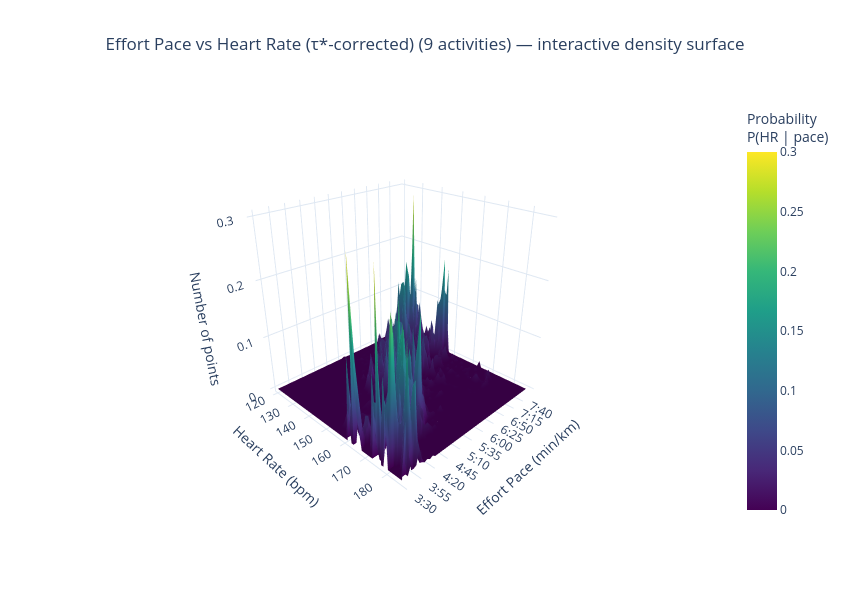

The cell this chart's notebook holds for it:
### Code cell
# ── Scatter plot parameters — adjust as needed ──────────────────────────────
pace_min = 3.5- 1/24
pace_max = 8
pace_bin = 1/12
abrupt_n = 30
abrupt_x = 100.0   # set lower (e.g. 20.0) to actively filter abrupt pace changes
# ─────────────────────────────────────────────────────────────────────────────

print("With \u03c4* correction:")

# plot_pace_vs_hr_scatter(fit_files, pace_key="gps_pace", pace_label="GPS Pace",
#                         tau_star_lookup=TAU_STAR_GPS, apply_tau_correction=True,
#                         abrupt_n=abrupt_n, abrupt_x=abrupt_x,
#                         pace_min=pace_min, pace_max=pace_max, pace_bin=pace_bin)    

plot_pace_vs_hr_scatter(fit_files, pace_key="effort_pace", pace_label="Effort Pace",
                        tau_star_lookup=TAU_STAR_EFFORT, apply_tau_correction=True,
                        abrupt_n=abrupt_n, abrupt_x=abrupt_x,
                        pace_min=pace_min, pace_max=pace_max, pace_bin=pace_bin)

### Figure 1 — Plotly figure (JSON) as saved in the notebook; plotly's stock layout.template omitted (floating-point values rounded to 4 significant figures; data arrays with more than 128 entries replaced by an {"elided": "..."} marker saying what was removed)
{"data": [{"colorbar": {"title": {"text": "Probability<br>P(HR | pace)"}}, "colorscale": [[0, "#440154"], [0.1111, "#482878"], [0.2222, "#3e4989"], [0.3333, "#31688e"], [0.4444, "#26828e"], [0.5556, "#1f9e89"], [0.6667, "#35b779"], [0.7778, "#6ece58"], [0.8889, "#b5de2b"], [1, "#fde725"]], "hovertemplate": "Pace: %{x:.2f} min/km<br>HR: %{y:.0f} bpm<br>Relative density: %{z:.2f}<extra></extra>", "opacity": 1, "type": "surface", "x": {"elided": "55x67 float values"}, "y": {"elided": "55x67 float values"}, "z": {"elided": "55x67 float values"}}], "layout": {"height": 600, "scene": {"camera": {"eye": {"x": 1.6, "y": 1.6, "z": 1.1}}, "xaxis": {"autorange": "reversed", "tickmode": "array", "ticktext": ["3:30", "3:55", "4:20", "4:45", "5:10", "5:35", "6:00", "6:25", "6:50", "7:15", "7:40"], "tickvals": [3.5, 3.917, 4.333, 4.75, 5.167, 5.583, 6.0, 6.417, 6.833, 7.25, 7.667], "title": {"text": "Effort Pace (min/km)"}}, "yaxis": {"title": {"text": "Heart Rate (bpm)"}}, "zaxis": {"title": {"text": "Number of points"}}}, "title": {"text": "Effort Pace vs Heart Rate (τ*-corrected) (9 activities) — interactive density surface", "x": 0.5}, "width": 850}}
